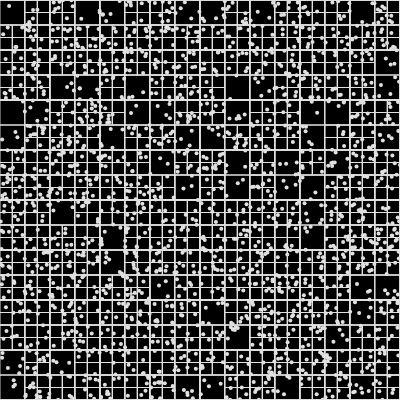
Frame 1 (no input)
Frame 60 (no input): identical to frame 1, image omitted
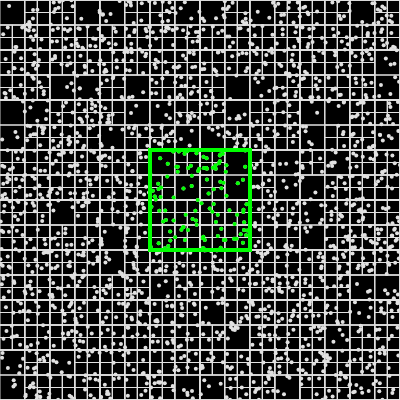
Frame 120 (the mouse pressed at the canvas centre since frame 60)

The p5.js sketch that drew these frames (run headless with seeded random() and noise() and a simulated clock; from frame 60 on, the mouse is pressed at the canvas centre):

// p5.js sketch
// ── sketch.js
let qt;
let count = 0;

function setup(){
    createCanvas(400,400);
    let boundary = new Rectangle(200,200,200,200);
    qt = new QuadTree(boundary,4);
    console.log(qt);
    for (let i = 0; i < 2000; i++){  
        let p = new Point(Math.random()*400,Math.random()*400);
        qt.insert(p);
    }
    
    background(0);
    qt.show();
    //console.log(random(10))
    /*stroke (0 ,255 ,0) ;
    rectMode (CENTER);
    let range = new Rectangle(random(200),random(200),random(50),random(50))
    rect (range.x, range.y, range.w*2 , range.h *2) ;
    let points = [];
    qt.query(range , points );
    let numpoints = 0;
    for (let p of points ){
        strokeWeight(4) ;
        point(p.x, p.y);
        numpoints++;
    }
    console.log(count);
    console.log(numpoints);*/

}
function draw () {
    background (0);
    qt. show () ;
    if(mouseIsPressed){
        stroke (0 ,255 ,0);
        rectMode (CENTER);
        let range = new Rectangle(mouseX,mouseY,50,50);
        rect (range.x, range.y, range.w*2 , range.h *2) ;
        let points = [];
        qt.query(range , points );
        let numpoints = 0;
        for (let p of points ){
            strokeWeight(4) ;
            point(p.x, p.y);
            numpoints++;
        }
        console.log(count);
        console.log(numpoints);
    }
}
    
/*
function draw(){//sin el recaudro
    background(0);
    if(mouseIsPressed){
        for (let i = 0; i < 1; i++){  
            let m = new Point(mouseX+random(-5,5),mouseY+random(-5,5));
            qt.insert(m);
        }
    }
    background(0);
    qt.show();
}*/
// ── quadtree.js
class Point {
    constructor (x, y){
        this.x = x;
        this.y = y;
        //this.userData = userData;
    }
}

class Rectangle{
    constructor (x, y, w, h){
    this.x = x; // center
    this.y = y;
    this.w = w; // half width
    this.h = h; // half height
    }

    // verifica si este objeto contiene un objeto Punto 
    contains(point){
        if(point.x >= this.x - this.w && point.x <= this.x + this.w && point.y >= this.y - this.h && point.y <= this.y + this.h){
            return true;
        }
        return false;
    }
    //verifica 
    intersects(range){
        if(range.x - range.w > this.x + this.w || range.x + range.w < this.x - this.w || 
            range.y - range.h > this.y + this.h || range.y + range.h < this.y - this.h){
            return false;//si se cumple esto nose intersecta por lo tanto devuelve falso
        }
        return true;
    }
        
}

class QuadTree {
    constructor(boundary,n){
    this.boundary = boundary ; // Rectangle
    this.capacity = n; // capacidad maxima de cada cuadrante
    this.points = []; // vector , almacena los puntos a almacenar
    this.divided = false;
    }
    subdivide(){
        let x = this.boundary.x;
        let y = this.boundary.y;
        let w = this.boundary.w;
        let h = this.boundary.h;
        
        let se = new Rectangle(x+w/2,y+h/2,w/2,h/2);
        this.southeast = new QuadTree(se,this.capacity);
        
        let sw = new Rectangle(x-w/2,y+h/2,w/2,h/2);
        this.southwest = new QuadTree(sw,this.capacity);
        
        let ne = new Rectangle(x+w/2,y-h/2,w/2,h/2);
        this.northeast = new QuadTree(ne,this.capacity);

        let nw = new Rectangle(x-w/2,y-h/2,w/2,h/2);
        this.northwest = new QuadTree(nw,this.capacity);
        
        this.divided = true;

// this . northwest = qt_northwest ;
// this . southeast = qt_southeast ;
// this . southwest = qt_southwest ;

    }

    insert(point){
        if(!this.boundary.contains(point)){
            return;
        }
        if(this.points.length < this.capacity){
            this.points.push(point)
        }else{
            if(!this.divided){
                this.subdivide(); 
            }
            this.northeast.insert(point);
            this.northwest.insert(point);
            this.southeast.insert(point);
            this.southwest.insert(point);
        }
    }

    query(range , found ){
        if(!found){
            found = [];
        }
        if(!this.boundary.intersects(range)){//sino se intersectan
            return found;
        }//cuando se instersectan
        for(let i = 0; i < this.points.length; i++){
            if(range.contains(this.points[i])){
                found.push(this.points[i]);
            }
            count++;
        }
        if(!this.divided){
            return;
        }
        this.northeast.query(range,found);
        this.northwest.query(range,found);
        this.southeast.query(range,found);
        this.southwest.query(range,found);
        return found;
    }

    show(){
        stroke(225);
        strokeWeight(1);
        noFill();
        rectMode(CENTER);
        rect(this.boundary.x,this.boundary.y,this.boundary.w*2,this.boundary.h*2);
        if(this.divided){
            this.northeast.show();
            this.northwest.show();
            this.southeast.show();
            this.southwest.show();
        }
        for(let p of this.points){
            strokeWeight(4);
            point(p.x,p.y);
        }
    }
}
